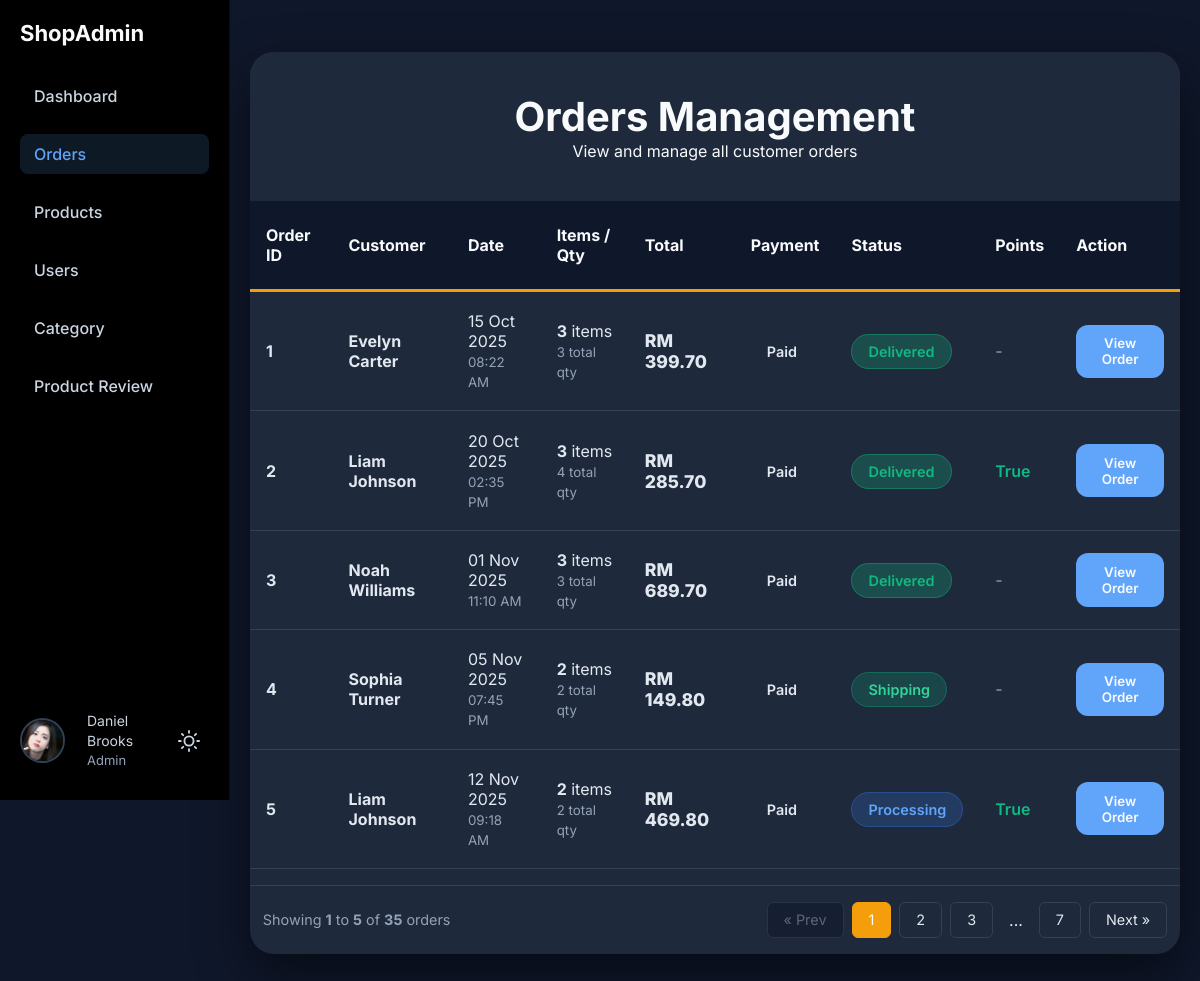
Page /pages/admin/admin-order.php (signed in) on the committed database.
### tables this page shows
CREATE TABLE `userprofile` (
    `user_id` varchar(12) NOT NULL,
    `dob` date DEFAULT NULL,
    `contact_num` varchar(20) DEFAULT NULL,
    `gender` enum('Male', 'Female') DEFAULT NULL
);

CREATE TABLE `users` (
    `user_id` varchar(12) NOT NULL,
    `user_name` varchar(50) NOT NULL,
    `user_role` enum('Member', 'Admin') NOT NULL DEFAULT 'Member',
    `email` varchar(50) NOT NULL,
    `hash_password` varchar(255) NOT NULL,
    `account_status` enum(
        'Unblock',
        'Blocked',
        'Unverify'
    ) NOT NULL DEFAULT 'Unblock'
);

CREATE TABLE `orders` (
    `order_id` int(11) NOT NULL,
    `user_id` varchar(12) DEFAULT NULL,
    `order_at` timestamp NOT NULL DEFAULT current_timestamp(),
    `deliver_at` date DEFAULT NULL,
    `payment_status` enum(
        'Pending',
        'Paid',
        'Failed',
        'Refunded',
        'Redeemed'
    ) NOT NULL,
    `status` enum(
        'Pending',
        'Processing',
        'Shipping',
        'Delivered',
        'Cancelled'
    ) NOT NULL,
    `total_price` decimal(10, 2) NOT NULL,
    `utilize_point` tinyint(1) NOT NULL DEFAULT 0,
    `address_id` int(11) NOT NULL
);

### _base.php (called while the page is built, shortened)
<?php
$pathPrefix = (strpos($_SERVER['SCRIPT_NAME'], '/FixAndGo_Web') === 0) ? '/FixAndGo_Web' : '';
function getCurrentUser()
{
    global $_db;
    $userId = temp('USER_ID');
    try {
        $stmt = $_db->prepare("SELECT u.*, up.gender, up.contact_num
                               FROM users u
                               LEFT JOIN userprofile up ON u.user_id = up.user_id
                               WHERE u.user_id = ?");
        $stmt->execute([$userId]);
        return $stmt->fetch();
    } catch (Exception $e) {
        error_log("Error fetching current user: " . $e->getMessage());
        return null;
    }
}
function temp($key, $value = null)
{
    if ($value !== null) {
        $_SESSION["temp_$key"] = $value;
    } else {
        $value = $_SESSION["temp_$key"] ?? null;
        return $value;
    }
}
$host = 'localhost';
$username = 'root';
$password = '';
$dbname = 'fixandgo_db';
try {
    $_db = new PDO("mysql:host=$host;dbname=$dbname", $username, $password, [
        PDO::ATTR_DEFAULT_FETCH_MODE => PDO::FETCH_OBJ,
        PDO::ATTR_EMULATE_PREPARES   => false,
    ]);
} catch (PDOException $err) {
    die("Connection failed: " . $err->getMessage());
}
function getUserProfilePicture($userId)
{
    global $_db;
    global $pathPrefix;
    $defaultPath = $pathPrefix . "/images/profile/default_profile_picture.webp";
    try {
        $stmt = $_db->prepare("SELECT file_path FROM profilepicture WHERE user_id = ?");
        $stmt->execute([$userId]);
        $result = $stmt->fetch();
        if ($result && isset($result->file_path) && !empty($result->file_path)) {
            $filePath = $result->file_path;
            if (substr($filePath, 0, 1) !== '/') {
                $filePath = '/' . $filePath;
            }
            return $filePath;
        }
    } catch (Exception $e) {
        error_log("Profile picture error for user $userId: " . $e->getMessage());
    }
    return $defaultPath;
}

### config/authorization.php (called while the page is built, shortened)
<?php
function enforce_authorization(): void
{
    global $rootDir, $pathPrefix;
    $requestUri = $_SERVER['REQUEST_URI'] ?? '/';
    $path = parse_url($requestUri, PHP_URL_PATH) ?: '/';
    $pathPrefix = $pathPrefix ?? '';
    $normalizedPath = $path;
    if (str_starts_with($normalizedPath, '/pages/admin/')) {
        return;
    }
    exit();
}

### DAO/order-dao.php (called while the page is built, shortened)
<?php
function getAllOrdersAdmin()
{
    global $_db;
    try {
        $sql = "SELECT
                    o.order_id,
                    o.order_at,
                    u.user_name,
                    u.email,
                    o.total_price,
                    o.payment_status,
                    o.status,
                    o.utilize_point,
                    COUNT(DISTINCT oi.product_id) AS total_items,
                    SUM(oi.qty) AS total_quantity
                FROM orders o
                LEFT JOIN users u ON o.user_id = u.user_id
                LEFT JOIN orderitem oi ON o.order_id = oi.order_id
                GROUP BY o.order_id
                ORDER BY o.order_at ASC";
        $stmt = $_db->prepare($sql);
        $stmt->execute();
        return $stmt->fetchAll(PDO::FETCH_OBJ);
    } catch (PDOException $e) {
        error_log("Get All Orders Admin Error: " . $e->getMessage());
        return [];
    }
}

### controller/order-controller.php (called while the page is built, shortened)
<?php
require_once  __DIR__ . '/../_base.php';
require __DIR__ . '/../DAO/order-dao.php';
function getOrderHistoryAdmin()
{
    return getAllOrdersAdmin();
}

### pages/admin/admin-order.php (the view, shortened to what this page needs)
<?php
require '../../_base.php';
require '../../controller/order-controller.php';
include 'adminHeader.php';
$all_orders = getOrderHistoryAdmin();
$limit = 5;
$page = isset($_GET['page']) ? (int)$_GET['page'] : 1;
$total_records = count($all_orders);
$total_pages = ceil($total_records / $limit);
$offset = ($page - 1) * $limit;
$orders = array_slice($all_orders, $offset, $limit);
?>
<link rel="stylesheet" href="../../css/admin-order.css">
<link rel="stylesheet" href="../../css/msg.css">
<div class="admin-container">
    <div class="admin-header">
        <h1>Orders Management</h1>
        <p>View and manage all customer orders</p>
    </div>
    <table class="orders-table">
        <thead>
            <tr>
                <th>Order ID</th>
                <th>Customer</th>
                <th>Date</th>
                <th>Items / Qty</th>
                <th>Total</th>
                <th>Payment</th>
                <th>Status</th>
                <th>Points</th>
                <th>Action</th>
            </tr>
        </thead>
        <tbody>
            <?php if (is_array($orders) && !empty($orders)): ?>
                <?php foreach ($orders as $order): ?>
                    <?php if (is_object($order) && isset($order->order_id)): ?>
                        <tr>
                            <td data-label="Order ID"><strong><?= $order->order_id ?></strong></td>
                            <td data-label="Customer">
                                <a
                                    style="text-decoration:none; color:var(--color-text-primary);"
                                    href="../admin/admin-order-detail.php?id=<?= $order->order_id ?>"
                                    <?= empty($order->user_name) ? '"' : '' ?>>
                                    <div><strong><?= htmlspecialchars($order->user_name ?? 'Unknown') ?></strong></div>
                                </a>
                            </td>
                            <td data-label="Date">
                                <?= isset($order->order_at) ? date('d M Y', strtotime($order->order_at)) : 'N/A' ?><br>
                                <small style="color:#94a3b8;">
                                    <?= isset($order->order_at) ? date('h:i A', strtotime($order->order_at)) : '' ?>
                                </small>
                            </td>
                            <td data-label="Items / Qty">
                                <strong><?= $order->total_items ?? 0 ?></strong> item<?= ($order->total_items ?? 0) > 1 ? 's' : '' ?><br>
                                <small style="color:#94a3b8;"><?= $order->total_quantity ?? 0 ?> total qty</small>
                            </td>
                            <td data-label="Total" class="total-price">
                                RM <?= number_format($order->total_price ?? 0, 2) ?>
                            </td>
                            <td data-label="Payment">
                                <span class="status <?= strtolower($order->payment_status ?? 'unknown') ?>">
                                    <?= ucfirst($order->payment_status ?? 'Unknown') ?>
                                </span>
                            </td>
                            <td data-label="Status">
                                <span class="status <?= strtolower($order->status ?? 'unknown') ?>">
                                    <?= ucfirst($order->status ?? 'Unknown') ?>
                                </span>
                            </td>
                            <td data-label="Points">
                                <?php if (isset($order->utilize_point) && $order->utilize_point): ?>
                                    <span style="color: #10b981; font-weight: 600;">True</span>
                                <?php else: ?>
                                    <span style="color: #94a3b8;">-</span>
                                <?php endif; ?>
                            </td>
                            <td data-label="Action">
                                <button class="btn-small btn-view" onclick="viewOrderDetails(<?= $order->order_id ?? 0 ?>)">
                                    View Order
                                </button>
                            </td>
                        </tr>
                    <?php endif; ?>
                <?php endforeach; ?>
            <?php endif; ?>
        </tbody>
    </table>
    <?php if ($total_pages > 1): ?>
        <div class="pagination-container">
            <div class="pagination-info">
                Showing <strong><?= $offset + 1 ?></strong> to <strong><?= min($offset + $limit, $total_records) ?></strong> of <strong><?= $total_records ?></strong> orders
            </div>
            <div class="pagination-controls">
                <a href="?page=<?= $page - 1 ?>" class="page-btn <?= ($page <= 1) ? 'disabled' : '' ?>">
                    &laquo; Prev
                </a>
                <?php
                $start = max(1, $page - 2);
                $end = min($total_pages, $page + 2);
                for ($i = $start; $i <= $end; $i++): ?>
                    <a href="?page=<?= $i ?>" class="page-btn <?= ($i == $page) ? 'active' : '' ?>">
                        <?= $i ?>
                    </a>
                <?php endfor;
                if ($end < $total_pages) {
                    if ($end < $total_pages - 1) echo '<span style="padding:0.5rem">...</span>';
                    echo '<a href="?page=' . $total_pages . '" class="page-btn">' . $total_pages . '</a>';
                }
                ?>
                <a href="?page=<?= $page + 1 ?>" class="page-btn <?= ($page >= $total_pages) ? 'disabled' : '' ?>">
                    Next &raquo;
                </a>
            </div>
        </div>
    <?php endif; ?>
</div>
<?php include 'adminFooter.php'; ?>

### pages/admin/adminSidebar.php (shortened to what this page needs)
<?php
$currentUser = getCurrentUser();
$userProfilePic = $currentUser->user_id ? getUserProfilePicture($currentUser->user_id) : $pathPrefix . '/images/profile/default_profile_picture.webp';
?>
<div class="admin-sidebar">
    <h2 class="logo">ShopAdmin</h2>
    <ul class="menu">
        <li><a href="adminDashboard.php" class="<?= basename($_SERVER['PHP_SELF']) == 'adminDashboard.php' ? 'active' : '' ?>">Dashboard</a></li>
        <li><a href="admin-order.php" class="<?= basename($_SERVER['PHP_SELF']) == 'admin-order.php' ? 'active' : '' ?>">Orders</a></li>
        <li><a href="admin-product.php" class="<?= basename($_SERVER['PHP_SELF']) == 'admin-product.php' ? 'active' : '' ?>">Products</a></li>
        <li><a href="adminCustomer.php" class="<?= basename($_SERVER['PHP_SELF']) == 'adminCustomer.php' ? 'active' : '' ?>">Users</a></li>
        <li><a href="admin-category.php" class="<?= basename($_SERVER['PHP_SELF']) == 'admin-category.php' ? 'active' : '' ?>">Category</a></li>
        <li><a href="admin-manage-review.php" class="<?= basename($_SERVER['PHP_SELF']) == 'admin-manage-review.php' ? 'active' : '' ?>">Product Review</a></li>
    </ul>
    <div class="sidebar-footer">
        <div class="footer-content">
            <img src="<?= htmlspecialchars($userProfilePic) ?>"
                class="avatar"
                alt="<?= htmlspecialchars($currentUser->user_name) ?>"
                width="45" height="45" style="width: 45px; height: 45px; object-fit: cover;"
                onerror="this.src='<?= $pathPrefix ?>/images/profile/default_profile_picture.webp'">
            <p class="admin-name">
                <?= htmlspecialchars($currentUser->user_name) ?><br>
                <span><?= htmlspecialchars($currentUser->user_role) ?></span>
            </p>
            <button id="themeToggle" class="theme-toggle" aria-label="Toggle theme">
            </button>
        </div>
    </div>
</div>

### css/admin.css (style rules this page uses)
:root { --color-bg-body: #010716; --color-text-light: #e2e8f0; --color-profile-bg: #1e293b; --color-box-bg: rgba(0, 0, 0, 0.3); --color-sidebar-bg: #000000; --color-sidebar-border: #021024; --color-logo-text: #f8fafc; --color-menu-text: #cbd5e1; --color-menu-active: #60a5fa; --color-admin-name: #cbd5e1; --color-admin-name-muted: #94a3b8; --color-search-border: #475569; --color-search-bg: #000000; --color-search-text: #f1f5f9; --color-surface: #000000; --color-surface-muted: #020617; --color-border: #334155; --color-text-main: #f8fafc; --color-text-muted: #94a3b8; --color-accent: #38bdf8; --color-accent-soft: rgba(56, 189, 248, 0.15); --color-form-input: #0f172a; --text-secondary: #9ca3af; }
* { margin: 0; padding: 0; box-sizing: border-box; font-family: Inter, sans-serif; }
body { background: var(--color-bg-body); color: var(--color-text-light); transition: background 0.3s ease, color 0.3s ease; }
.admin-sidebar { display: flex; flex-direction: column; width: 230px; background: var(--color-sidebar-bg); padding: 20px; border-right: 1px solid var(--color-sidebar-border); height: 100vh; position: fixed; top: 0; left: 0; transition: background 0.3s ease, border-color 0.3s ease; }
.logo { font-size: 22px; font-weight: 700; margin-bottom: 30px; color: var(--color-logo-text); transition: color 0.3s ease; }
.menu { padding: 0; margin: 0; flex: 1; }
.menu li { list-style: none; margin-bottom: 18px; }
.menu a { display: block; padding: 10px 14px; border-radius: 8px; text-decoration: none; color: var(--color-menu-text); font-weight: 500; transition: background 0.2s, color 0.2s; }
.menu a.active { background: rgba(96, 165, 250, 0.15); color: var(--color-menu-active); }
.sidebar-footer { position: absolute; bottom: 30px; left: 20px; right: 20px; color: var(--color-admin-name); }
.footer-content { display: flex; align-items: center; gap: 12px; }
.sidebar-footer .avatar { width: 45px; height: 45px; border-radius: 50%; object-fit: cover; border: 2px solid #334155; flex-shrink: 0; }
.admin-name { font-size: 14px; color: var(--color-admin-name); transition: color 0.3s ease; flex: 1; line-height: 1.4; }
.admin-name span { font-size: 13px; color: var(--color-admin-name-muted); transition: color 0.3s ease; }
.theme-toggle { width: 40px; height: 40px; border-radius: 50%; border: none; background: transparent; color: var(--color-menu-text); cursor: pointer; display: flex; align-items: center; justify-content: center; transition: all 0.3s ease; flex-shrink: 0; }
body[data-theme="dark"] .theme-toggle .sun-icon { display: block; }
.avatar { width: 40px; height: 40px; border-radius: 50%; margin-right: 10px; object-fit: cover; }

### rows in the picture
userprofile: user_id.user_name (picture), user_id.user_name "Daniel Brooks", user_id.user_role "Admin"
orders: order_id "1", user.user_name "Evelyn Carter", order_at "15 Oct 2025", order_at "08:22 AM", total_items "3", total_quantity "3", total_price "399.70", payment_status "Paid", status "Delivered"
orders: order_id "2", user.user_name "Liam Johnson", order_at "20 Oct 2025", order_at "02:35 PM", total_items "3", total_quantity "4", total_price "285.70", payment_status "Paid", status "Delivered", utilize_point "True"
orders: order_id "3", user.user_name "Noah Williams", order_at "01 Nov 2025", order_at "11:10 AM", total_items "3", total_quantity "3", total_price "689.70", payment_status "Paid", status "Delivered"
orders: order_id "4", user.user_name "Sophia Turner", order_at "05 Nov 2025", order_at "07:45 PM", total_items "2", total_quantity "2", total_price "149.80", payment_status "Paid", status "Shipping"
orders: order_id "5", user.user_name "Liam Johnson", order_at "12 Nov 2025", order_at "09:18 AM", total_items "2", total_quantity "2", total_price "469.80", payment_status "Paid", status "Processing", utilize_point "True"

### other values in the picture
$offset + 1 "1"
min($offset + $limit, $total_records) "5"
$total_records "35"
$total_pages "7"
